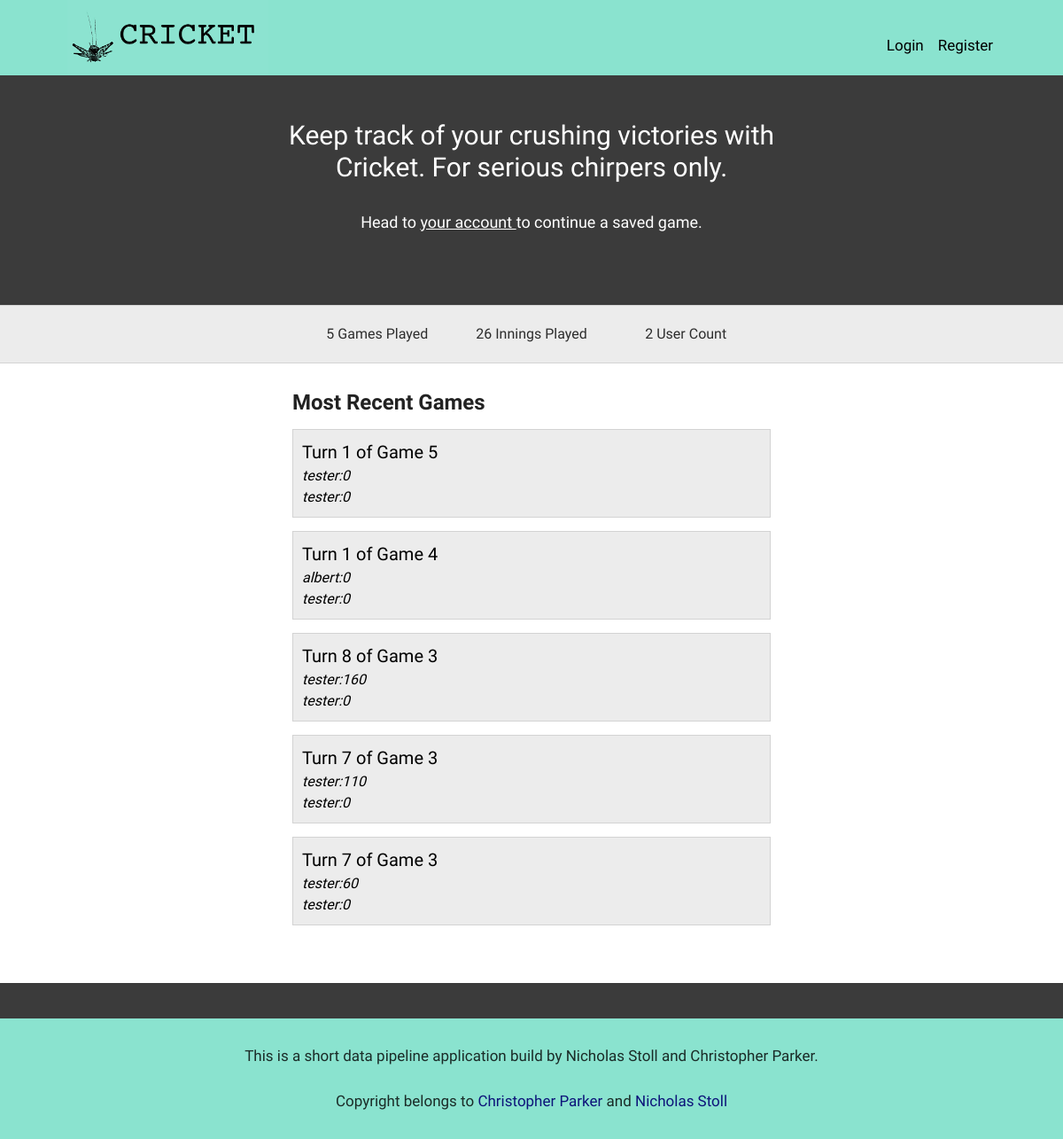
The app's page /, older data.
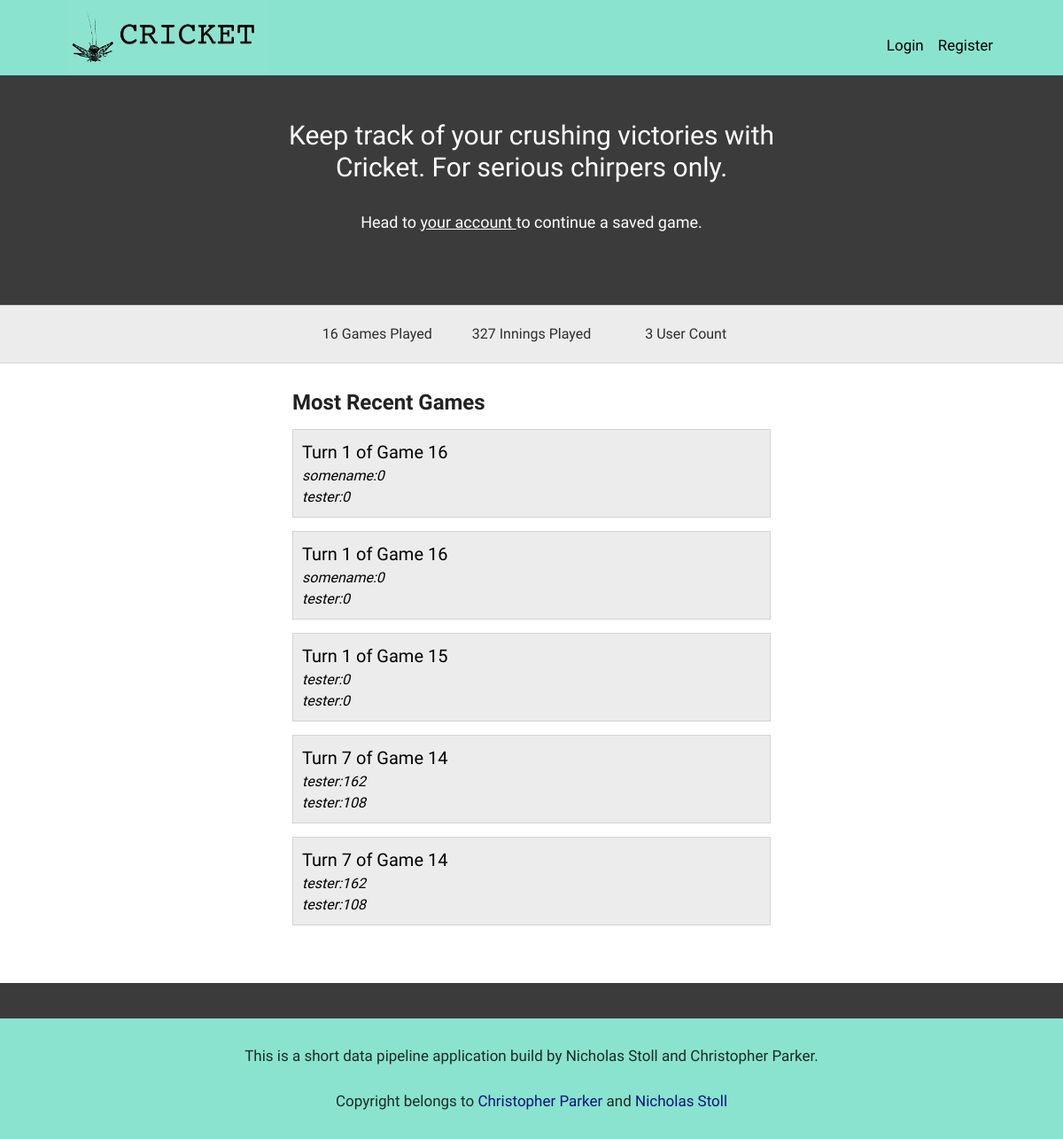
The same page, newer data.
### data/innings.py (models this page shows)
class Inning(Base):
    __tablename__ = "inning"
    id = sqlalchemy.Column(sqlalchemy.Integer,primary_key=True,index=True)
    player_one_username = sqlalchemy.Column(sqlalchemy.Text(32), nullable =  False) # Set u p secondary key. Should be pulled from game creation.
    player_two_username = sqlalchemy.Column(sqlalchemy.Text(32), nullable = False) #Set u p secondary Key. Validation needed on creation.
    game_id = sqlalchemy.Column(sqlalchemy.Integer, sqlalchemy.ForeignKey("game.id"),  nullable = False)
    game_over = sqlalchemy.Column(sqlalchemy.Boolean, nullable=False, default=False)
    game = relationship("Game")
    player_one_score = sqlalchemy.Column(sqlalchemy.Integer,  nullable = False, default = 0)
    player_two_score = sqlalchemy.Column(sqlalchemy.Integer,  nullable = False, default = 0)
    scrubbed = sqlalchemy.Column(sqlalchemy.Boolean, default = False )
    player_turn = sqlalchemy.Column(sqlalchemy.Integer, nullable = False, default = 1)
    inning = sqlalchemy.Column(sqlalchemy.Integer,  nullable  = False, default=0) # needs updated in the game as progressed.
    dart_count = sqlalchemy.Column(sqlalchemy.Integer, nullable = False, default = 0)
    p1_fifteen = sqlalchemy.Column(sqlalchemy.Integer, nullable = False, default = 0)
    p1_sixteen = sqlalchemy.Column(sqlalchemy.Integer, nullable = False, default = 0)
    p1_seventeen = sqlalchemy.Column(sqlalchemy.Integer, nullable = False, default = 0)
    p1_eightteen = sqlalchemy.Column(sqlalchemy.Integer, nullable = False, default = 0)
    p1_nineteen = sqlalchemy.Column(sqlalchemy.Integer, nullable = False, default = 0)
    p1_twenty = sqlalchemy.Column(sqlalchemy.Integer, nullable = False, default = 0)
    p1_bullseye = sqlalchemy.Column(sqlalchemy.Integer, nullable = False, default = 0)
    p1_miss = sqlalchemy.Column(sqlalchemy.Integer, nullable = False, default = 0)
    p2_fifteen = sqlalchemy.Column(sqlalchemy.Integer, nullable = False, default = 0)
    p2_sixteen = sqlalchemy.Column(sqlalchemy.Integer, nullable = False, default = 0)
    p2_seventeen = sqlalchemy.Column(sqlalchemy.Integer, nullable = False, default = 0)
    p2_eightteen = sqlalchemy.Column(sqlalchemy.Integer, nullable = False, default = 0)
    p2_nineteen = sqlalchemy.Column(sqlalchemy.Integer, nullable = False, default = 0)
    p2_twenty = sqlalchemy.Column(sqlalchemy.Integer, nullable = False, default = 0)
    p2_bullseye = sqlalchemy.Column(sqlalchemy.Integer, nullable = False, default = 0)
    p2_miss = sqlalchemy.Column(sqlalchemy.Integer, nullable = False, default = 0)

### views/home_views.py (the view)
@blueprint.route('/')
def index_home():
    vm = IndexViewModel()
    return render_template('home/index.html', **vm.to_dict())

### data/__db_session.py (called while the page is built)
def create_session():
    global __session
    session: Session = __session()
    return session

### infrastructure/cookie_auth.py (called while the page is built, shortened)
def check_cookie_auth_username(request: Request):
    if auth_cookie_name not in request.cookies:
        print("Cookie not in Request")
        return None

### services/game_service.py (called while the page is built)
def get_games_count() -> int:
    session = db_session.create_session()
    try:
        return session.query(Game).count()
    finally:
        session.close()

### services/inning_service.py (called while the page is built)
def get_innings_count() -> int:
    session = db_session.create_session()
    try:
        return session.query(Inning).count()
    finally:
        session.close()

def get_latest_innings() -> list[Inning]:
    session = db_session.create_session()
    try:
        return session.query(Inning).order_by(Inning.id.desc()).limit(5)
    finally:
        session.close()

### services/user_service.py (called while the page is built)
def get_user_count() -> int:
    session = db_session.create_session()
    try:
        return session.query(User).count()
    finally:
        session.close()

### viewmodels/shared/viewmodelbase.py (called while the page is built)
    def to_dict(self):
        return self.__dict__

### templates/home/index.html
{% extends "shared/_layout.html" %}
{% block main_content %}
    <div class="hero">
        <div class="hero-inner">
            <h1>Keep track of your crushing victories with Cricket. For serious chirpers only. </h1>
            <div class="subtitle">
                Head to <a link href="/account"> your account </a> to continue a saved game.
            </div>
        </div>
    </div>
    <div class="pypi-stats">
        <div class="stat">{{ "{:,}".format(games_count) }} Games Played </div>
        <div class="stat">{{ "{:,}".format(innings_count) }} Innings Played </div>
        <div class="stat">{{ "{:,}".format(user_count) }} User Count </div>
    </div>
    <div class="container project-list">
        <div class="row">
            <div class="col-md-3"></div>
            <div class="col-md-6">
                <h2>Most Recent Games</h2>
                {% for i in innings %}
                    <div class="project">
                        <div class="title">
                            <div> Turn {{ i.inning + 1 }} of Game {{ i.game_id }} </div>
                            <div class="desc"> {{ i.player_one_username }}:{{ i.player_one_score }} </div>
                            <div class="desc"> {{ i.player_two_username }}:{{ i.player_two_score }}</div>
                        </div>
                    </div>
                {% endfor %}
            </div>
            <div class="col-md-3"></div>
        </div>
    </div>
{% endblock %}

Row changes from the older to the newer data that the page shows:
no longer on this page (row edited): Inning: i.inning+1 "1", game_id "5", player_one_username "tester", player_one_score "0", player_two_username "tester", player_two_score "0"
no longer on this page (row unchanged): Inning: i.inning+1 "1", game_id "4", player_one_username "albert", player_one_score "0", player_two_username "tester", player_two_score "0"
no longer on this page (row unchanged): Inning: i.inning+1 "8", game_id "3", player_one_username "tester", player_one_score "160", player_two_username "tester", player_two_score "0"
no longer on this page (row unchanged): Inning: i.inning+1 "7", game_id "3", player_one_username "tester", player_one_score "110", player_two_username "tester", player_two_score "0"
no longer on this page (row unchanged): Inning: i.inning+1 "7", game_id "3", player_one_username "tester", player_one_score "60", player_two_username "tester", player_two_score "0"
added Inning: i.inning+1 "1", game_id "16", player_one_username "somename", player_one_score "0", player_two_username "tester", player_two_score "0"
added Inning: i.inning+1 "1", game_id "16", player_one_username "somename", player_one_score "0", player_two_username "tester", player_two_score "0"
added Inning: i.inning+1 "1", game_id "15", player_one_username "tester", player_one_score "0", player_two_username "tester", player_two_score "0"
added Inning: i.inning+1 "7", game_id "14", player_one_username "tester", player_one_score "162", player_two_username "tester", player_two_score "108"
added Inning: i.inning+1 "7", game_id "14", player_one_username "tester", player_one_score "162", player_two_username "tester", player_two_score "108"
Text that changed along with them:
{{ "{:,}".format(games_count) }}: "5" → "16"
{{ "{:,}".format(innings_count) }}: "26" → "327"
{{ "{:,}".format(user_count) }}: "2" → "3"
